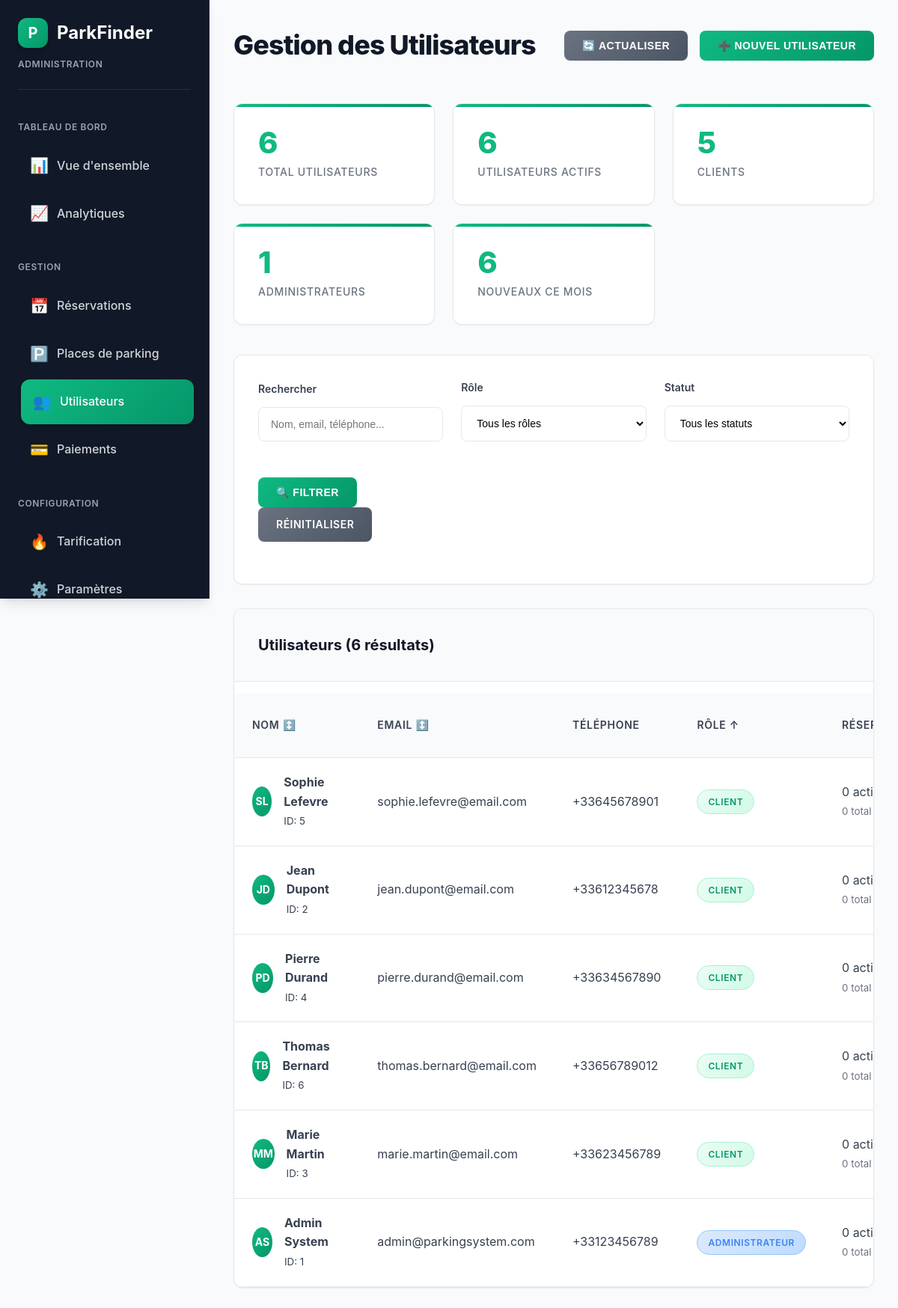
Page /public/admin-users.php?sort=role&order=ASC (signed in) on the committed database.
### tables this page shows
CREATE TABLE IF NOT EXISTS users (
    user_id INT AUTO_INCREMENT PRIMARY KEY,
    first_name VARCHAR(50) NOT NULL,
    last_name VARCHAR(50) NOT NULL,
    email VARCHAR(100) UNIQUE NOT NULL,
    phone VARCHAR(20) NOT NULL,
    password_hash VARCHAR(255) NOT NULL,
    role ENUM('customer', 'admin') DEFAULT 'customer',
    is_active BOOLEAN DEFAULT TRUE,
    profile_image VARCHAR(255) DEFAULT NULL,
    created_at TIMESTAMP DEFAULT CURRENT_TIMESTAMP,
    updated_at TIMESTAMP DEFAULT CURRENT_TIMESTAMP ON UPDATE CURRENT_TIMESTAMP,
    last_login TIMESTAMP NULL,
    email_verified BOOLEAN DEFAULT FALSE,
    phone_verified BOOLEAN DEFAULT FALSE
);

### public/admin-users.php (the view, shortened to what this page needs)
<?php
$config = [
    'db_host' => 'localhost',
    'db_name' => 'parking_management_system',
    'db_user' => 'root',
    'db_pass' => ''
];
try {
    $pdo = new PDO("mysql:host={$config['db_host']};dbname={$config['db_name']}", $config['db_user'], $config['db_pass']);
    $pdo->setAttribute(PDO::ATTR_ERRMODE, PDO::ERRMODE_EXCEPTION);
} catch (Exception $e) {
    die("Erreur de connexion à la base de données: " . $e->getMessage());
}
$search = $_GET['search'] ?? '';
$sort_field = $_GET['sort'] ?? 'created_at';
$sort_order = $_GET['order'] ?? 'DESC';
$role_filter = $_GET['role'] ?? '';
$status_filter = $_GET['status'] ?? '';
$page = max(1, intval($_GET['page'] ?? 1));
$per_page = 20;
$offset = ($page - 1) * $per_page;
$sort_order = strtoupper($sort_order) === 'DESC' ? 'DESC' : 'ASC';
$where_conditions = ['1=1'];
$params = [];
$where_clause = implode(' AND ', $where_conditions);
try {
    $count_query = "SELECT COUNT(*) FROM users WHERE $where_clause";
    $stmt = $pdo->prepare($count_query);
    $stmt->execute($params);
    $total_records = $stmt->fetchColumn();
    $query = "
        SELECT u.*,
               COUNT(r.reservation_id) as total_reservations,
               SUM(CASE WHEN r.status IN ('confirmed', 'active') THEN 1 ELSE 0 END) as active_reservations,
               MAX(r.created_at) as last_reservation_date
        FROM users u
        LEFT JOIN reservations r ON u.user_id = r.user_id
        WHERE $where_clause
        GROUP BY u.user_id
        ORDER BY $sort_field $sort_order
        LIMIT $per_page OFFSET $offset
    ";
    $stmt = $pdo->prepare($query);
    $stmt->execute($params);
    $users = $stmt->fetchAll(PDO::FETCH_ASSOC);
    $stats_query = "
        SELECT
            COUNT(*) as total_users,
            SUM(CASE WHEN is_active = 1 THEN 1 ELSE 0 END) as active_users,
            SUM(CASE WHEN is_active = 0 THEN 1 ELSE 0 END) as inactive_users,
            SUM(CASE WHEN role = 'admin' THEN 1 ELSE 0 END) as admin_users,
            SUM(CASE WHEN role = 'customer' THEN 1 ELSE 0 END) as customer_users,
            SUM(CASE WHEN created_at >= DATE_SUB(NOW(), INTERVAL 30 DAY) THEN 1 ELSE 0 END) as new_users_month
        FROM users
    ";
    $stmt = $pdo->query($stats_query);
    $stats = $stmt->fetch(PDO::FETCH_ASSOC);
} catch (Exception $e) {
    $message = "Erreur lors de la récupération des données: " . $e->getMessage();
    $messageType = 'error';
    $users = [];
    $stats = [];
}
function getSortLink($field, $current_field, $current_order, $search, $role_filter, $status_filter) {
    $new_order = ($field === $current_field && $current_order === 'ASC') ? 'DESC' : 'ASC';
    $params = [
        'sort' => $field,
        'order' => $new_order,
        'search' => $search,
        'role' => $role_filter,
        'status' => $status_filter
    ];
    return 'admin-users.php?' . http_build_query(array_filter($params));
}
function getSortIcon($field, $current_field, $current_order) {
    if ($field !== $current_field) return '↕️';
    return $current_order === 'ASC' ? '↑' : '↓';
}
function getRoleBadgeClass($role) {
    return $role === 'admin' ? 'role-admin' : 'role-customer';
}
function getRoleLabel($role) {
    return $role === 'admin' ? 'Administrateur' : 'Client';
}
?>
<!DOCTYPE html>
<html lang="fr">
<head>
    <link rel="stylesheet" href="assets/css/admin-dashboard.css">
    <link rel="stylesheet" href="assets/css/admin-users.css">
</head>
<body>
    <div class="admin-layout">
        <aside class="admin-sidebar">
            <div class="sidebar-header">
                <div class="logo">
                    <div class="logo-icon">P</div>
                    <span class="logo-text">ParkFinder</span>
                </div>
                <div class="admin-badge">ADMINISTRATION</div>
            </div>
            <nav class="sidebar-nav">
                <div class="nav-section">
                    <div class="nav-title">TABLEAU DE BORD</div>
                    <a href="admin-dashboard.php" class="nav-item">
                        <span class="nav-icon">📊</span>
                        <span class="nav-text">Vue d'ensemble</span>
                    </a>
                    <a href="admin-analytics.php" class="nav-item">
                        <span class="nav-icon">📈</span>
                        <span class="nav-text">Analytiques</span>
                    </a>
                </div>
                <div class="nav-section">
                    <div class="nav-title">GESTION</div>
                    <a href="admin-reservations.php" class="nav-item">
                        <span class="nav-icon">📅</span>
                        <span class="nav-text">Réservations</span>
                    </a>
                    <a href="admin-parking-spots.php" class="nav-item">
                        <span class="nav-icon">🅿️</span>
                        <span class="nav-text">Places de parking</span>
                    </a>
                    <a href="admin-users.php" class="nav-item active">
                        <span class="nav-icon">👥</span>
                        <span class="nav-text">Utilisateurs</span>
                    </a>
                    <a href="admin-payments.php" class="nav-item">
                        <span class="nav-icon">💳</span>
                        <span class="nav-text">Paiements</span>
                    </a>
                </div>
                <div class="nav-section">
                    <div class="nav-title">CONFIGURATION</div>
                    <a href="admin-tarification.php" class="nav-item">
                        <span class="nav-icon">🔥</span>
                        <span class="nav-text">Tarification</span>
                    </a>
                    <a href="admin-settings.php" class="nav-item">
                        <span class="nav-icon">⚙️</span>
                        <span class="nav-text">Paramètres</span>
                    </a>
                </div>
            </nav>
        </aside>
        <main class="admin-main">
            <div class="admin-header">
                <h1>Gestion des Utilisateurs</h1>
                <div class="admin-actions">
                    <button class="btn btn-secondary" onclick="location.reload()">
                        🔄 Actualiser
                    </button>
                    <button class="btn" onclick="openModal('createModal')">
                        ➕ Nouvel utilisateur
                    </button>
                </div>
            </div>
            <div class="stats-grid">
                <div class="stat-card">
                    <div class="stat-number"><?= $stats['total_users'] ?? 0 ?></div>
                    <div class="stat-label">Total utilisateurs</div>
                </div>
                <div class="stat-card">
                    <div class="stat-number"><?= $stats['active_users'] ?? 0 ?></div>
                    <div class="stat-label">Utilisateurs actifs</div>
                </div>
                <div class="stat-card">
                    <div class="stat-number"><?= $stats['customer_users'] ?? 0 ?></div>
                    <div class="stat-label">Clients</div>
                </div>
                <div class="stat-card">
                    <div class="stat-number"><?= $stats['admin_users'] ?? 0 ?></div>
                    <div class="stat-label">Administrateurs</div>
                </div>
                <div class="stat-card">
                    <div class="stat-number"><?= $stats['new_users_month'] ?? 0 ?></div>
                    <div class="stat-label">Nouveaux ce mois</div>
                </div>
            </div>
            <div class="filters-section">
                <form method="GET" class="filters-grid">
                    <div class="form-group">
                        <label for="search">Rechercher</label>
                        <input type="text" id="search" name="search" value="<?= htmlspecialchars($search) ?>"
                               placeholder="Nom, email, téléphone...">
                    </div>
                    <div class="form-group">
                        <label for="role">Rôle</label>
                        <select id="role" name="role">
                            <option value="">Tous les rôles</option>
                        </select>
                    </div>
                    <div class="form-group">
                        <label for="status">Statut</label>
                        <select id="status" name="status">
                            <option value="">Tous les statuts</option>
                        </select>
                    </div>
                    <div class="form-group">
                        <button type="submit" class="btn">🔍 Filtrer</button>
                        <a href="admin-users.php" class="btn btn-secondary">Réinitialiser</a>
                    </div>
                </form>
            </div>
            <div class="table-container">
                <div class="table-header">
                    <h3>Utilisateurs (<?= $total_records ?> résultats)</h3>
                </div>
                <table class="data-table">
                    <thead>
                        <tr>
                            <th>
                                <a href="<?= getSortLink('first_name', $sort_field, $sort_order, $search, $role_filter, $status_filter) ?>" class="sort-header">
                                    Nom <?= getSortIcon('first_name', $sort_field, $sort_order) ?>
                                </a>
                            </th>
                            <th>
                                <a href="<?= getSortLink('email', $sort_field, $sort_order, $search, $role_filter, $status_filter) ?>" class="sort-header">
                                    Email <?= getSortIcon('email', $sort_field, $sort_order) ?>
                                </a>
                            </th>
                            <th>Téléphone</th>
                            <th>
                                <a href="<?= getSortLink('role', $sort_field, $sort_order, $search, $role_filter, $status_filter) ?>" class="sort-header">
                                    Rôle <?= getSortIcon('role', $sort_field, $sort_order) ?>
                                </a>
                            </th>
                            <th>Réservations</th>
                        </tr>
                    </thead>
                    <tbody>
                        <?php if (empty($users)): ?>
                            <tr>
                                <td colspan="8" style="text-align: center; padding: 2rem; color: var(--text-muted);">
                                    Aucun utilisateur trouvé
                                </td>
                            </tr>
                        <?php else: ?>
                            <?php foreach ($users as $user): ?>
                                <tr>
                                    <td>
                                        <div class="user-info">
                                            <div class="user-avatar">
                                                <?= strtoupper(substr($user['first_name'], 0, 1) . substr($user['last_name'], 0, 1)) ?>
                                            </div>
                                            <div>
                                                <strong><?= htmlspecialchars($user['first_name'] . ' ' . $user['last_name']) ?></strong>
                                                <br>
                                                <small>ID: <?= $user['user_id'] ?></small>
                                            </div>
                                        </div>
                                    </td>
                                    <td><?= htmlspecialchars($user['email']) ?></td>
                                    <td><?= htmlspecialchars($user['phone'] ?? 'Non renseigné') ?></td>
                                    <td>
                                        <span class="role-badge <?= getRoleBadgeClass($user['role']) ?>">
                                            <?= getRoleLabel($user['role']) ?>
                                        </span>
                                    </td>
                                    <td>
                                        <span><?= $user['active_reservations'] ?? 0 ?> actives</span><br>
                                        <small style="color: var(--text-muted);"><?= $user['total_reservations'] ?? 0 ?> total</small>
                                    </td>
                                </tr>
                            <?php endforeach; ?>
                        <?php endif; ?>
                    </tbody>
                </table>
            </div>
        </main>
    </div>
</body>
</html>

### rows in the picture
users: first_name+last_name "SL", first_name+last_name "Sophie Lefevre", user_id "5", email "sophie.lefevre@email.com", phone "+33645678901", role "CLIENT", active_reservations "0", total_reservations "0"
users: first_name+last_name "JD", first_name+last_name "Jean Dupont", user_id "2", email "jean.dupont@email.com", phone "+33612345678", role "CLIENT", active_reservations "0", total_reservations "0"
users: first_name+last_name "PD", first_name+last_name "Pierre Durand", user_id "4", email "pierre.durand@email.com", phone "+33634567890", role "CLIENT", active_reservations "0", total_reservations "0"
users: first_name+last_name "TB", first_name+last_name "Thomas Bernard", user_id "6", email "thomas.bernard@email.com", phone "+33656789012", role "CLIENT", active_reservations "0", total_reservations "0"
users: first_name+last_name "MM", first_name+last_name "Marie Martin", user_id "3", email "marie.martin@email.com", phone "+33623456789", role "CLIENT", active_reservations "0", total_reservations "0"
users: first_name+last_name "AS", first_name+last_name "Admin System", user_id "1", email "admin@parkingsystem.com", phone "+33123456789", role "ADMINISTRATEUR", active_reservations "0", total_reservations "0"

### other values in the picture
$stats['total_users'] "6"
$stats['active_users'] "6"
$stats['customer_users'] "5"
$stats['admin_users'] "1"
$stats['new_users_month'] "6"
$total_records "6"
getSortIcon('first_name', $sort_field, $sort_order) "↕️"
getSortIcon('email', $sort_field, $sort_order) "↕️"
getSortIcon('role', $sort_field, $sort_order) "↑"
